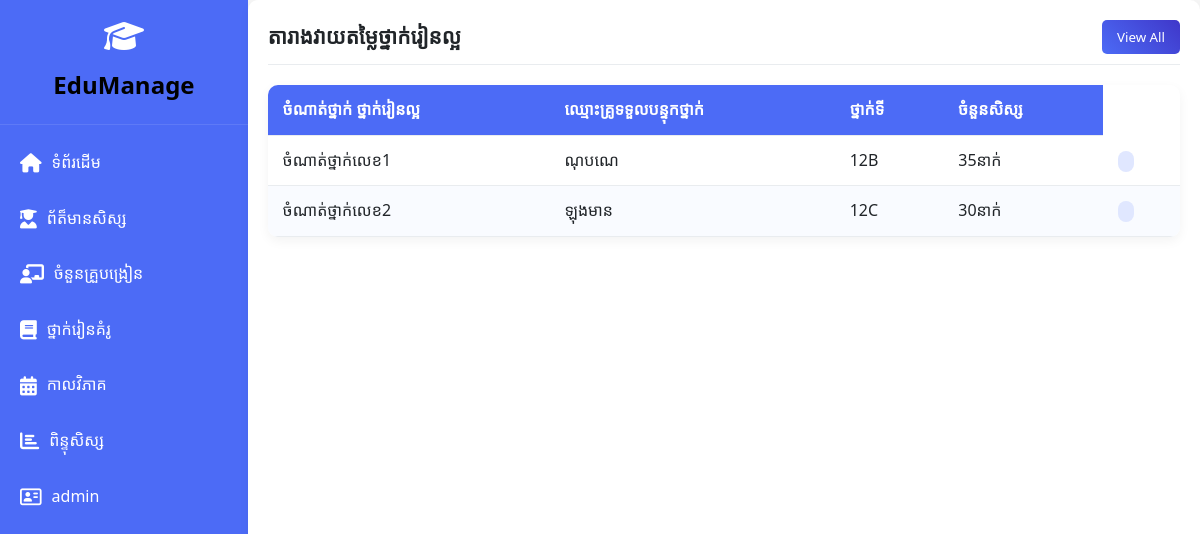
Page /classgood/ on the committed database.
### myapp/models.py (models this page shows, shortened)
class Classgood(models.Model) :
    Class_id =models.CharField(max_length=200, unique=True)
    Teacher_name = models.CharField(max_length=200, null=True)
    name_class = models.CharField(max_length=200)
    student_cunte = models.CharField(max_length=100, null=True, blank=True)

### myapp/views.py (the view)
# urls.py: path('classgood/',views.classgood,name='classgood'),
def classgood(request):
    Topclass= Classgood.objects.all()
    students = Student.objects.filter(name ='Teacher_name')
    return render(request, 'myapp/classgood.html',{"Topclass":Topclass, "students": students})

### myapp/templates/myapp/classgood.html (shortened to what this page needs)
{% extends 'base.html' %}
{% load static %}
{% block content %}
<div class="content-section">
    <div class="section-header">
        <h2>តារាងវាយតម្លៃថ្នាក់រៀនល្អ</h2>
        <button class="btn btn-primary">View All</button>
    </div>
    <table>
        <thead>
            <tr>
                <th>ចំណាត់ថ្នាក់ ថ្នាក់រៀនល្អ</th>
                <th>ឈ្មោះគ្រូទទួលបន្ទុកថ្នាក់</th>
                <th >ថ្នាក់ទី</th>
                <th>ចំនួនសិស្ស</th>
            </tr>
        </thead>
        <tbody>
            {% for cls in Topclass %}
<tr>
    <td>ចំណាត់ថ្នាក់លេខ{{ cls.Class_id }}</td>
    <td>{{cls.Teacher_name}}</td>
    <td>{{ cls.name_class }}</td>
    <td>{{ cls.student_cunte }}នាក់</td>
    <td><span class="badge badge-primary"></span></td>
</tr>
{% endfor %}
        </tbody>
    </table>
</div>
{% endblock %}

### myapp/static/Css/style.css (style rules this page uses)
:root { --primary: #4c6bf6; --secondary: #3f37c9; --success: #4cc9f0; --info: #4895ef; --warning: #f72585; --danger: #e63946; --light: #f8f9fa; --dark: #212529; --gray: #6c757d; --light-gray: #e9ecef; }
* { margin: 0; padding: 0; box-sizing: border-box; font-family: 'Segoe UI', Tahoma, Geneva, Verdana, sans-serif; }
body { background-color: #f5f7fb; color: var(--dark); line-height: 1.6; }
.content-section { background: white; border-radius: 10px; padding: 20px; box-shadow: 0 4px 10px rgba(0, 0, 0, 0.05); margin-bottom: 30px; }
.section-header { display: flex; justify-content: space-between; align-items: center; margin-bottom: 20px; padding-bottom: 10px; border-bottom: 1px solid var(--light-gray); }
.section-header h2 { font-size: 1.3rem; color: var(--dark); }
.btn { padding: 8px 15px; border-radius: 5px; border: none; cursor: pointer; font-weight: 500; transition: all 0.3s; }
.btn-primary { background: linear-gradient(45deg, var(--primary), var(--secondary)); color: white; box-shadow: white }
table { width: 100%; border-collapse: separate; border-spacing: 0; border-radius: 10px; overflow: hidden; box-shadow: 0 4px 12px rgba(0,0,0,0.05); }
table th, table td { padding: 12px 15px; text-align: left; border-bottom: 1px solid var(--light-gray); }
table th { background: var(--primary); color: white; font-weight: 600; }
table td { background: white; }
table tr:nth-child(even) td { background: #f9fbff; }
table tr { transition: background 0.3s ease, transform 0.2s ease; }
.badge { padding: 3px 8px; border-radius: 20px; font-size: 0.7rem; font-weight: 500; }
.badge-primary { background: #e0e7ff; color: var(--primary); }
.content-section { margin: 0 auto; width: 80%; }
h2 { color: black; }

### myapp/templates/myapp/classgood.html (style rules this page uses)
.content-section { margin: 0 auto; width: 80%; }
th { margin-right: 250px; }

### rows in the picture
Classgood: Class_id "1", Teacher_name "ណុបណេ", name_class "12B", student_cunte "35"
Classgood: Class_id "2", Teacher_name "ឡុងមាន", name_class "12C", student_cunte "30"
